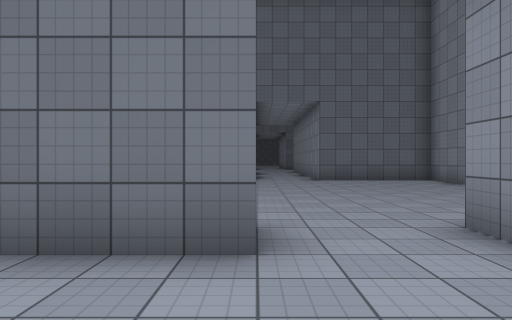
view 1 (above)

13 first-person views from a walk through a 3-D level made in the Unity game engine. The camera is 1.3 m above the floor, looks level and sees 70° across. The floor is counted in squares, 2 m on a side. Each view is taken from the middle of a square. On the plan, view 1 faces up. The plan holds only what a view shows up to about 11 squares ahead; the rest is blank. The place goes on beyond the plan. The player is left out. Surface patterns are stand-ins for the level's own textures.

view 2
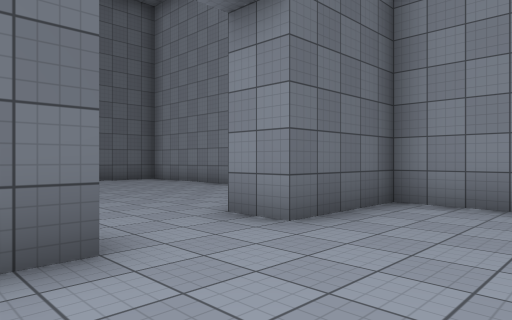

view 3
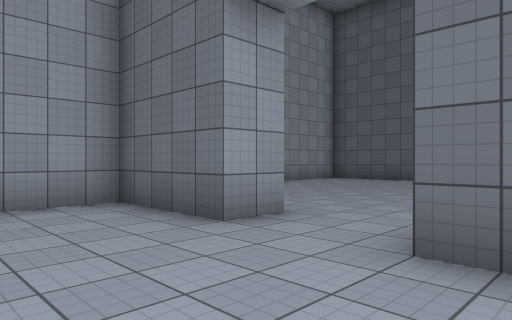

view 4
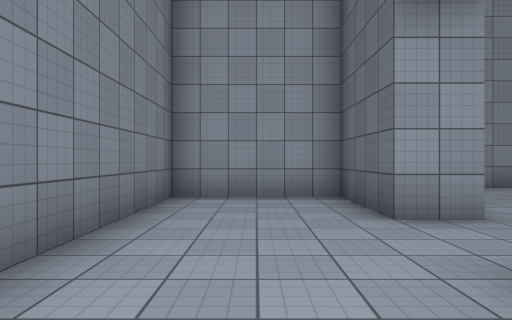

view 5
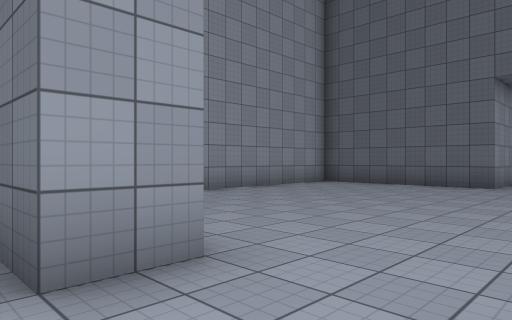

view 6
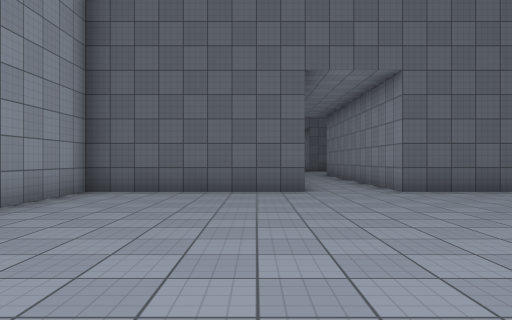

view 7
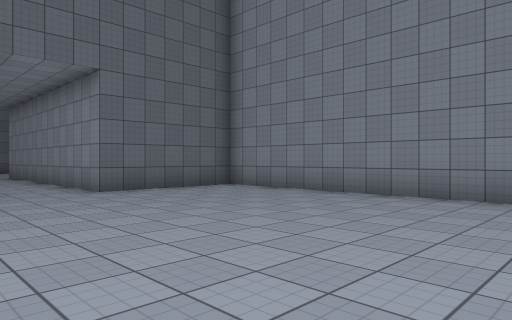

view 8
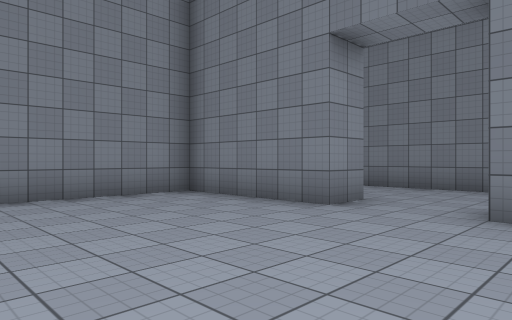

view 9
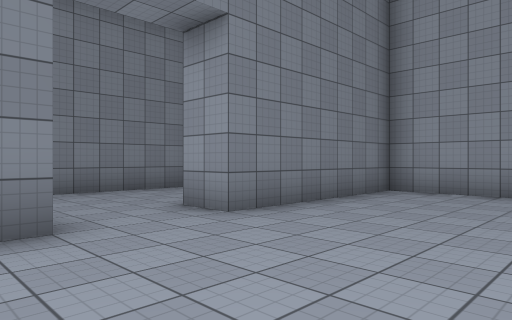

view 10
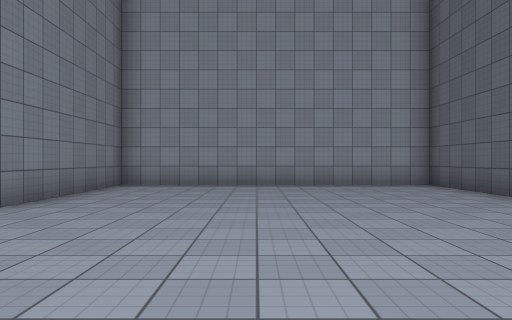

view 11
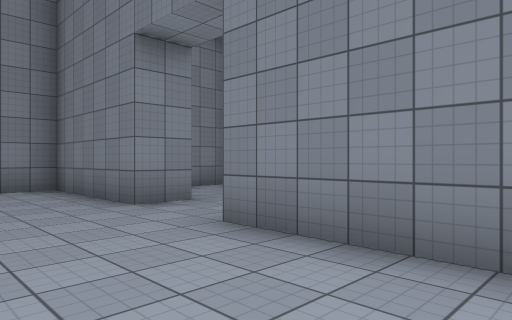

view 12
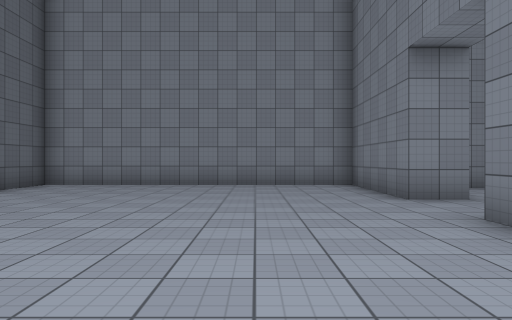

view 13
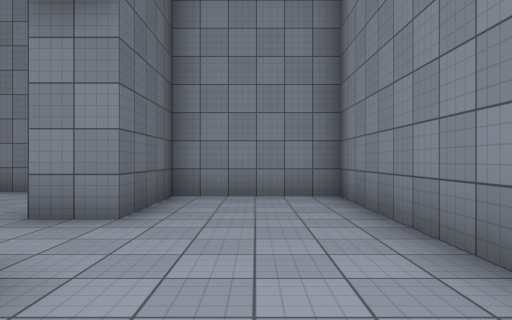

### Floor plan
Points are (right, up) in squares from view 1. A wall is a line through its corners. A room is listed if a view was taken in it or the views show most of it. See-through windows are left out.
Room 1 (views 1, 2, 3, 4, 5, 13)
walls: (0, 3.5) (0, 2.5) (-2.5, 2.5) (-2.5, -0.5) (4.5, -0.5) (4.5, 2.5) (2, 2.5) (2, 3.5)
ways out: opening at (1.5, 3) to room 2
Room 2 (views 6, 7, 8, 9, 10, 11, 12)
walls: (2, 3.5) (5.5, 3.5) (5.5, 11.5) (2, 11.5) (2, 16.5); (0, 13.2) (0, 11.5) (-4.5, 11.5) (-4.5, 3.5) (0, 3.5)
ways out: opening at (1.5, 3) to room 1

Positions as (right, up) in squares from view 1, and headings:
1: (0, 0), facing up
2: (-1, 0), facing up-right
3: (3, 0), facing up-left
4: (4, 1), facing left
5: (2, 2), facing up-left
6: (-1, 4), facing up
7: (-1, 4), facing up-right
8: (-1, 8), facing down-right
9: (3, 7), facing down-left
10: (5, 7), facing left
11: (-3, 6), facing down-right
12: (-4, 6), facing right
13: (-2, 1), facing right
